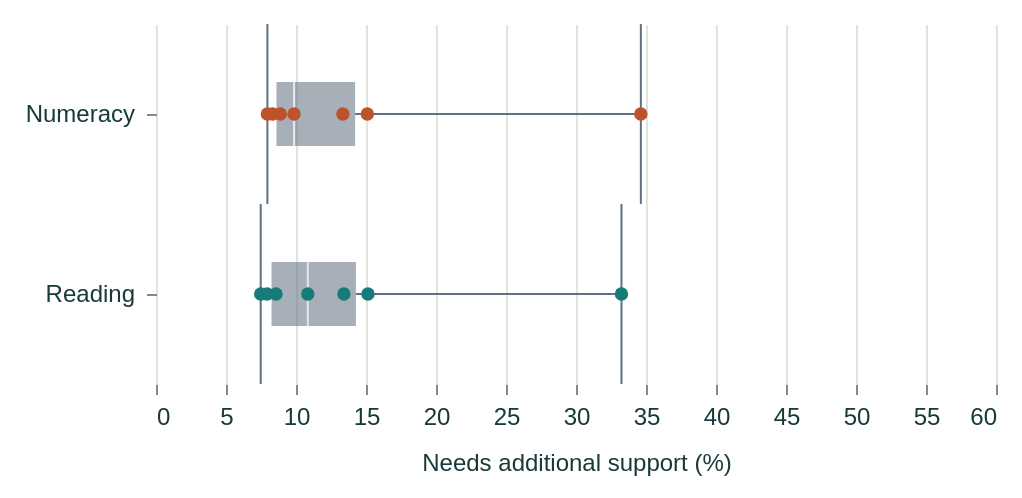

Source (Vega-Lite JSON):
### Vega-Lite specification from a JSON file in a GitHub repository (floating-point values rounded to 4 significant figures)
{"$schema": "https://vega.github.io/schema/vega-lite/v5.json", "background": "transparent", "padding": 12, "config": {"font": "Arial", "view": {"stroke": null}, "axis": {"labelFontSize": 12, "titleFontSize": 12, "titleFontWeight": "normal", "labelColor": "#193a3a", "titleColor": "#193a3a", "domain": false, "gridColor": "#e1e5dd", "labelPadding": 6, "titlePadding": 12}, "legend": {"orient": "bottom", "titleLimit": 300, "labelLimit": 220, "labelFontSize": 11, "titleFontSize": 11, "titleFontWeight": "normal"}, "title": {"anchor": "start", "fontSize": 14, "color": "#193a3a"}}, "width": 420, "height": 180, "data": {"values": [{"state": "New South Wales", "domain": "Reading", "support": 10.84}, {"state": "New South Wales", "domain": "Numeracy", "support": 9.857}, {"state": "Victoria", "domain": "Reading", "support": 7.937}, {"state": "Victoria", "domain": "Numeracy", "support": 8.331}, {"state": "Queensland", "domain": "Reading", "support": 15.14}, {"state": "Queensland", "domain": "Numeracy", "support": 15.1}, {"state": "South Australia", "domain": "Reading", "support": 13.42}, {"state": "South Australia", "domain": "Numeracy", "support": 13.35}, {"state": "Western Australia", "domain": "Reading", "support": 7.479}, {"state": "Western Australia", "domain": "Numeracy", "support": 7.956}, {"state": "Northern Territory", "domain": "Reading", "support": 33.25}, {"state": "Northern Territory", "domain": "Numeracy", "support": 34.63}, {"state": "Australian Capital Territory", "domain": "Reading", "support": 8.57}, {"state": "Australian Capital Territory", "domain": "Numeracy", "support": 8.882}]}, "encoding": {"y": {"field": "domain", "type": "nominal", "title": null}, "x": {"field": "support", "type": "quantitative", "title": "Needs additional support (%)", "scale": {"domain": [0, 60]}}}, "layer": [{"mark": {"type": "boxplot", "extent": "min-max", "size": 32, "median": {"color": "white"}, "box": {"fill": "#607080", "opacity": 0.55}, "rule": {"color": "#607080"}, "ticks": {"color": "#607080"}}}, {"mark": {"type": "point", "filled": true, "size": 45, "color": "#193a3a", "opacity": 0.75}, "encoding": {"color": {"field": "domain", "type": "nominal", "title": "Subject", "scale": {"domain": ["Reading", "Numeracy"], "range": ["#177b79", "#bd532c"]}, "legend": null}, "tooltip": [{"field": "state", "title": "State / territory"}, {"field": "domain", "title": "Subject"}, {"field": "support", "title": "Needs additional support (%)", "format": ".1f"}], "opacity": {"condition": {"test": "focus_state === 'All states' || datum.state === focus_state", "value": 1}, "value": 0.2}, "size": {"condition": {"test": "datum.state === focus_state", "value": 120}, "value": 45}}}], "params": [{"name": "focus_state", "value": "All states"}]}
